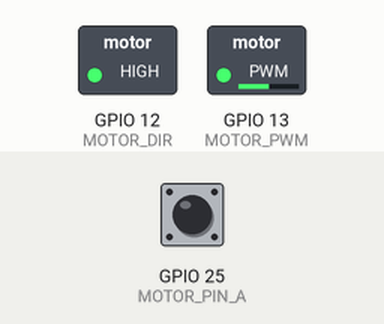
Simulated run of this program. Board: ESP32. Shown: switched loads named in the program (green lamp = pin HIGH). Inputs (shaded band) come from the test bench; at power-on: GPIO 25 (MOTOR_PIN_A) HIGH. What the program prints to the serial monitor is not drawn.

Above: at 0.05 s.
At 4.0 s:
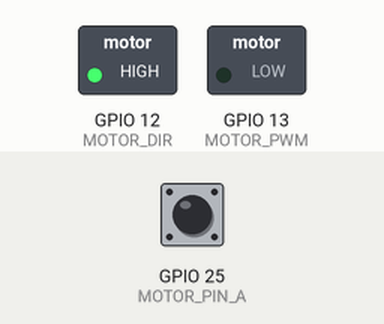
Timing chart, 0 to 4.6 s (numbered marks = the images above):
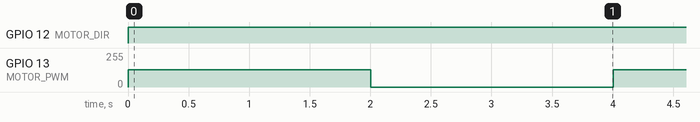

Measured:
- by itself, GPIO 12 (MOTOR_DIR): LOW → HIGH at 0.00 s
- by itself, GPIO 13 (MOTOR_PWM): alternates 128/255 for 2.0 s and 0/255 for 2.0 s

The program:

main.cpp
```cpp
#include <Arduino.h>

// 定义引脚
const int MOTOR_PIN_A = 25;  // 电机A相编码器输入
const int MOTOR_PIN_B = 26;  // 电机B相编码器输入
const int MOTOR_PWM = 13;    // 电机PWM控制引脚
const int MOTOR_DIR = 12;    // 电机方向控制引脚

// 编码器相关参数
volatile long encoderCount = 0;
const float COUNTS_PER_REVOLUTION = 360.0;  // TT电机一圈的编码器计数（可能需要根据实际电机调整）

// 编码器中断处理函数
void IRAM_ATTR encoderISR() {
  if (digitalRead(MOTOR_PIN_B)) {
    encoderCount++;
  } else {
    encoderCount--;
  }
}

// 计算角度的函数（返回0-360度）
float getAngle() {
  float angle = (encoderCount * 360.0) / COUNTS_PER_REVOLUTION;
  // 将角度转换到0-360度范围内
  angle = fmod(angle, 360.0);
  if (angle < 0) {
    angle += 360.0;
  }
  return angle;
}

void setup() {
  Serial.begin(115200);
  Serial.println("系统启动");

  pinMode(MOTOR_PIN_A, INPUT_PULLUP);
  pinMode(MOTOR_PIN_B, INPUT_PULLUP);
  pinMode(MOTOR_PWM, OUTPUT);
  pinMode(MOTOR_DIR, OUTPUT);

  attachInterrupt(digitalPinToInterrupt(MOTOR_PIN_A), encoderISR, RISING);

  ledcSetup(0, 5000, 8);
  ledcAttachPin(MOTOR_PWM, 0);

  Serial.println("初始化完成");
}

void loop() {
  // 电机转动测试
  Serial.println("正转 - 低速");
  digitalWrite(MOTOR_DIR, HIGH);
  ledcWrite(0, 128);  // 50%占空比

  // 持续2秒，每100ms打印一次角度
  for(int i = 0; i < 20; i++) {
    Serial.print("编码器计数: ");
    Serial.print(encoderCount);
    Serial.print("\t角度: ");
    Serial.print(getAngle(), 1); // 保留一位小数
    Serial.println("°");
    delay(100);
  }

  Serial.println("停止");
  ledcWrite(0, 0);
  delay(1000);

  // 打印最终位置
  Serial.print("最终角度: ");
  Serial.print(getAngle(), 1);
  Serial.println("°");
  delay(1000);
}
```
